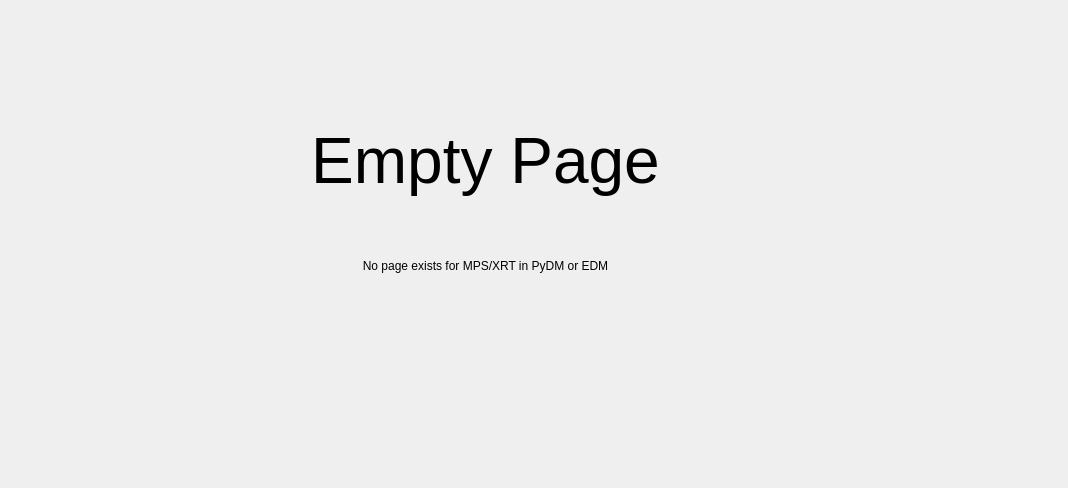
<?xml version="1.0" encoding="UTF-8"?>
<ui version="4.0">
 <class>Form</class>
 <widget class="QWidget" name="Form">
  <property name="geometry">
   <rect>
    <x>0</x>
    <y>0</y>
    <width>1068</width>
    <height>488</height>
   </rect>
  </property>
  <property name="windowTitle">
   <string>Form</string>
  </property>
  <widget class="PyDMDrawingRectangle" name="PyDMDrawingRectangle_8">
   <property name="geometry">
    <rect>
     <x>-50</x>
     <y>-10</y>
     <width>1100</width>
     <height>488</height>
    </rect>
   </property>
   <property name="toolTip">
    <string/>
   </property>
   <property name="styleSheet">
    <string notr="true"/>
   </property>
   <property name="brush" stdset="0">
    <brush brushstyle="SolidPattern">
     <color alpha="255">
      <red>193</red>
      <green>193</green>
      <blue>193</blue>
     </color>
    </brush>
   </property>
  </widget>
  <widget class="QLabel" name="label">
   <property name="geometry">
    <rect>
     <x>260</x>
     <y>100</y>
     <width>451</width>
     <height>121</height>
    </rect>
   </property>
   <property name="font">
    <font>
     <pointsize>48</pointsize>
    </font>
   </property>
   <property name="text">
    <string>Empty Page</string>
   </property>
   <property name="alignment">
    <set>Qt::AlignCenter</set>
   </property>
  </widget>
  <widget class="QLabel" name="label_2">
   <property name="geometry">
    <rect>
     <x>260</x>
     <y>250</y>
     <width>451</width>
     <height>31</height>
    </rect>
   </property>
   <property name="text">
    <string>No page exists for MPS/XRT in PyDM or EDM</string>
   </property>
   <property name="alignment">
    <set>Qt::AlignCenter</set>
   </property>
  </widget>
 </widget>
 <customwidgets>
  <customwidget>
   <class>PyDMDrawingRectangle</class>
   <extends>QWidget</extends>
   <header>pydm.widgets.drawing</header>
  </customwidget>
 </customwidgets>
 <resources/>
 <connections/>
</ui>
